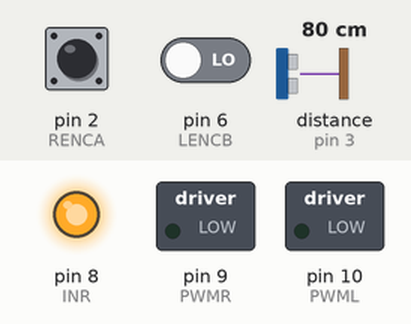
The sketch below on a simulated Arduino Uno, built with avr-gcc and run on an emulated ATmega328P. Parts: switched loads named in the sketch (green lamp = pin HIGH), output pins drawn as LEDs (lit = HIGH). Wiring (inferred from the names in the program): ultrasonic range finder: trigger pin 7; echo pin 3. The inputs (shaded band) are chosen by the test bench; at power-on: pin 2 (RENCA) HIGH, pin 6 (LENCB) LOW, distance to the obstacle (sensor on pin 3) 80 cm. Pins used as bus, display or sensor lines are not drawn.

Above: at 0.1 s.
At 1.1 s:
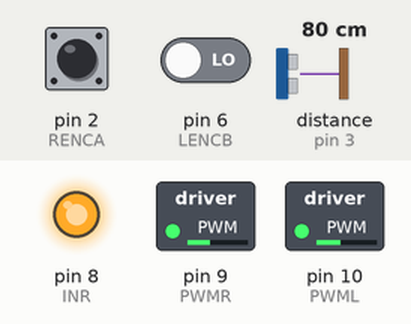
Timing chart, 0 to 2.6 s (numbered marks = the images above):
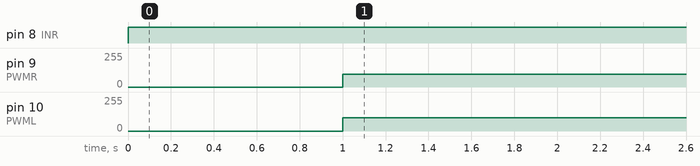

The sketch:

arduino_pi_controller.ino
```cpp
//#define PI 3.141592653589793238
#define RENCA 2   //White right
#define RENCB 5   //Yellow right
#define LENCA 3   //White left
#define LENCB 6   //Yellow left
#define PWMR 9
#define PWML 10
#define INR 8
#define INL 7
#define pwmPower 4

double start_time = 0;
double lastTime = 0;

int rightEncoderCurrent = LOW;
int rightEncoderLast = rightEncoderCurrent;
int leftEncoderCurrent = LOW;
int leftEncoderLast = leftEncoderCurrent;

bool moved = 0;
bool rotationComplete = 0;
bool movementComplete = 1;

volatile int rightCount = 0;
volatile int leftCount = 0;


double wheelRadius = 0.075; //meters
double wheelDistance = 0.308; //meters real 0.31m

double rho_e = 0;   //distance error
double phi_e = 0;   //angle error

double current_rho = 0;
double current_phi = 0;

double target_rho = 5;    //meters
double target_phi = 0;   //Degrees

int directionRight;
int directionLeft;
double rightPower;
double leftPower;

double count_error = 0; //count sum for movement
double errorSum = 0;    //error sum for integral controller

double encoderSteps = 16*50;
double theta = 360/encoderSteps;

void setup() {
  Serial.begin(115200);
  pinMode(RENCA, INPUT);
  pinMode(RENCB, INPUT);
  pinMode(LENCA, INPUT);
  pinMode(LENCB, INPUT);

  pinMode(pwmPower, OUTPUT);
  pinMode(PWML, OUTPUT);
  pinMode(PWMR, OUTPUT);
  pinMode(INL, OUTPUT);
  pinMode(INR, OUTPUT);

  attachInterrupt(digitalPinToInterrupt(RENCA),rightRotation,RISING);
  attachInterrupt(digitalPinToInterrupt(LENCA),leftRotation,RISING);

  theta = (360)/encoderSteps;     //degrees
//  theta = (2*PI)/encoderSteps;    //radians

}

void loop() {
  start_time = millis();      //initial time polling
  double target_counts = target_rho*100/47.1*800;     //meters
//  double target_counts = target_rho*800*12/5.9;       //feet

  digitalWrite(pwmPower, HIGH);   //give the motor power

/************************************************/
// PI controller configuration
/************************************************/
  double Kp = 35;
  double Ki = 5;

/************************************************/
// Rotation Control
/************************************************/

  if (rotationComplete == 0){
    current_phi = (rightCount - leftCount)*theta*wheelRadius / wheelDistance;   //calculate the current angle

/************************************************/
// PI Controller
/************************************************/

   phi_e = target_phi - current_phi;              //find the error between desired and current
   if(phi_e>30)
   {
    Ki =0;
   }
   else
   {
    Ki =5;
   }
   double timeChange = start_time - lastTime;     //calculate the time difference
   errorSum += (phi_e * timeChange);              //sum the previous error
   double u = Kp * phi_e + Ki * errorSum;         //determine the power from the PI

/************************************************/
// Direction determination
/************************************************/

  if(phi_e >= 0){         //go counterclockwise
      directionRight = 1;
      directionLeft = 1;
  }
  else{                   //go clockwise
      directionRight = 0;
      directionLeft = 0;
  }


/************************************************/
//Motor Control
/************************************************/

      rightPower = fabs(u);
      rightPower = constrain(rightPower, 0, 65);    //constrain the power to prevent slipping on slick surfaces
      leftPower = fabs(u);
      leftPower = constrain(leftPower, 0, 70);      //constrain the power to prevent slipping on slick surfaces


      setMotor(PWMR, rightPower, INR, directionRight);    //call the motor function right motor based on direction needed to rotate
      setMotor(PWML, leftPower, INL, directionLeft);      //call the motor function left motor based on direction needed to rotate

/************************************************/
// Check to end rotation
/************************************************/
      if(phi_e < 1 && phi_e > -1){
        movementComplete = 0;
        rotationComplete = 1;

        setMotor(PWMR, 0, INR, 1);
        setMotor(PWML, 0, INL, 0);
        delay(1000);
        rightCount = 0;
        leftCount = 0;
      }
  }

/************************************************/
// Movement Control
/************************************************/
  if(movementComplete == 0){
    while( rightCount < target_counts){
      start_time = millis();

/************************************************/
// PI controller
/************************************************/
      count_error = target_counts - rightCount;   //find the error between desired and current
      double timeChange = start_time - lastTime;  //calculate the time difference
      errorSum += (count_error * timeChange);     //sum the previous error
      double u = Kp * phi_e + Ki * errorSum;      //determine the power from the PI

/************************************************/
// Motor Control
/************************************************/

      rightPower = fabs(u);
      rightPower = constrain(rightPower, 0, 95);    //constrain the power to prevent slipping on slick surfaces
      leftPower = fabs(u);
      leftPower = constrain(leftPower, 0, 101);     //constrain the power to prevent slipping on slick surfaces

      setMotor(PWMR, rightPower, INR, 1);   //call the motor function right motor forward
      setMotor(PWML, leftPower, INL, 0);    //call the motor function left motor forward
      lastTime = start_time;
   }

/************************************************/
// Turn off the motor to stop
/************************************************/
      setMotor(PWMR, 0, INR, 1);    //call the motor function
      setMotor(PWML, 0, INL, 0);    //call the motor function
      digitalWrite(pwmPower, LOW);  //stop power to the motor
      movementComplete = 1;
      rotationComplete = 1;
  }

lastTime = start_time;
}

/************************************************/
// Motor Function
/************************************************/
void setMotor (int pwm, int pwmVal, int inval, int dir){
  analogWrite(pwm, pwmVal);     //write the power to the motor
  if(dir == 1){
    digitalWrite(inval, HIGH);  //define direction of the motor
  }
  if(dir == 0){
    digitalWrite(inval, LOW);   //define direction of the motor
  }
}

void rightRotation() {
   rightEncoderCurrent = digitalRead(RENCA);

    if(digitalRead(RENCB) == LOW){
      rightCount = rightCount + 1;
    }
    else{
      rightCount = rightCount - 1;
    }
   moved = 1;
}

void leftRotation() {
  leftEncoderCurrent = digitalRead(LENCA);

    if(digitalRead(LENCB) == HIGH){
      leftCount = leftCount + 1;
    }
    else{
      leftCount = leftCount - 1;
    }
   moved = 1;
}
```

Measured:
- by itself, pin 8 (INR): LOW → HIGH at 0.00 s
- by itself, pin 9 (PWMR): 0/255 → 95/255 at 1.0 s
- by itself, pin 10 (PWML): 0/255 → 101/255 at 1.0 s
